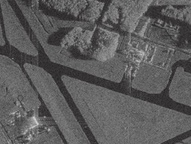
#> input picture Practice 4/sar_1.jpg, 191 x 144 px, shrunk from 400 x 300 before the run
$ jupyter execute --allow-errors 'ImageProcessing(№4).ipynb'
#> lines starting #> are read from the running program, lines starting #| are printed output that depends on the picture; after the words box and inside, x2 and y2 are one past the last pixel; in counts of white or black regions, pixels touching at a corner belong together
# Task 1: Подберите параметры алгоритма разрастания регионов так, чтобы был выделен весь участок газона.

[cell 1]
import numpy as np
import cv2
import matplotlib.pyplot as plt

image = cv2.imread('sar_1.jpg')
#> image is the input picture: shape (144, 191, 3); mean B, G, R 91.8, 91.5, 92
image_gray = cv2.cvtColor(image, cv2.COLOR_BGR2GRAY)
image_gray = cv2.resize(image_gray, (0, 0), fx=0.5, fy=0.5)
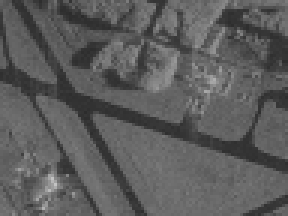
#> image_gray: shape (72, 96) (shown 3 times larger); min 43, max 196, mean 91.9
plt.figure(figsize=(7,5))
plt.imshow(image_gray, cmap='gray')
plt.title('Исходное изображение')
plt.axis('off');

# Разрастание регионов

[cell 2]
def homo_average(img, mask, point, T):
    av_val = img[mask > 0].sum() / np.count_nonzero(img[mask > 0])
    if abs(av_val - img[point]) <= T:
        return True
    return False

def region_growing(image, seed_point, homo_fun, r, T):
    mask = np.zeros(image_gray.shape, np.uint8)
    mask[seed_point] = 1
    count = 1
    while count > 0:
        count = 0
        local_mask = np.zeros(image_gray.shape, np.uint8)
        for i in range(r, image.shape[0] - r):
            for j in range(r, image.shape[1] - r):
                if mask[i,j] == 0 and mask[i-r:i+r, j-r:j+r].sum() > 0:
                    if homo_fun(image, mask, (i,j), T):
                        local_mask[i,j] = 1
        count = np.count_nonzero(local_mask)
        mask += local_mask
    return mask * 255

seed_point = (125, 125)
r = 4
T = 22
#> (the rest of this cell did not finish here and is left out)

# Task 2: Реализуйте вычисление критерия однородности, отличного от представленного. Сравните результаты.

[cell 3]
def homo_neighbor(img, mask, point, T_diff):
    i, j = point
    current = int(img[point])
    local = img[i-1:i+2, j-1:j+2]
    local_mask = mask[i-1:i+2, j-1:j+2] > 0
    neighbors = local[local_mask]
    if neighbors.size == 0:
        return False
    return np.any(np.abs(neighbors.astype(np.int16) - current) <= T_diff)

T_diff = 8
#> (the rest of this cell did not finish here and is left out)


plt.figure(figsize=(12,5))
plt.subplot(1,2,1)
plt.imshow(mask_avg, cmap='gray')
plt.title('Критерий по средней яркости, T = 22')
plt.axis('off')
plt.subplot(1,2,2)
plt.imshow(mask_neighbor, cmap='gray')
plt.title('Критерий по соседним пикселям, T_diff = 8')
plt.axis('off');

# Task 3: Применить алгоритм сегментации watershed+distance transform для задачи подсчета пальмовых деревьев.

Используется последовательность: бинаризация -> distance transform -> выделение уверенных областей -> watershed.

[cell 4]
palm = cv2.imread('palm_1.jpg')
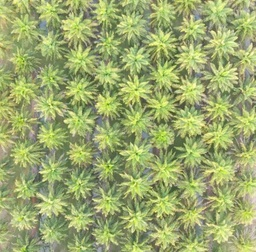
#> input picture Practice 4/palm_1.JPG, 256 x 252 px, shrunk from 535 x 527 before the run, found by its file name
#> palm is the input picture: shape (252, 256, 3); mean B, G, R 109.7, 169.5, 156.4
palm_gray = cv2.cvtColor(palm, cv2.COLOR_BGR2GRAY)
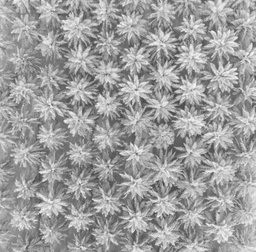
#> palm_gray: shape (252, 256); min 64, max 249, mean 158.8
ret, thresh = cv2.threshold(palm_gray, 0, 255, cv2.THRESH_BINARY + cv2.THRESH_OTSU)
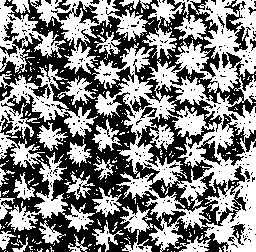
#> thresh: shape (252, 256); 50.7% white; 368 black regions (349 under 20 px), largest, box (x1, y1, x2, y2) and area: (0, 0, 246, 252) 26804, (170, 52, 256, 118) 1417, (217, 113, 256, 166) 762
#> ret = 158

plt.figure(figsize=(6,6))
plt.imshow(thresh, cmap='gray')
plt.title(f'Бинаризация Отсу, T = {ret:.0f}')
plt.axis('off');

[cell 5]
dist = cv2.distanceTransform(thresh, cv2.DIST_L2, 5)
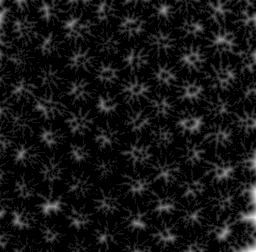
#> dist: shape (252, 256) float32; min 0, max 10.98, mean 0.88; drawn with min black and max white

plt.figure(figsize=(6,6))
plt.imshow(dist, cmap='gray')
plt.title('Distance transform')
plt.axis('off');

[cell 6]
ret, sure_fg = cv2.threshold(dist, 0.4 * dist.max(), 255, cv2.THRESH_BINARY)
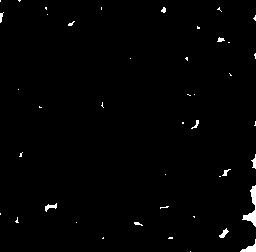
#> sure_fg: shape (252, 256) float32; 1.1% white; 43 white regions (32 under 20 px), largest, box (x1, y1, x2, y2) and area: (242, 185, 256, 227) 206, (240, 239, 256, 252) 82, (45, 203, 57, 212) 49
#> ret = 4.39
sure_fg = sure_fg.astype(np.uint8)
ret, markers = cv2.connectedComponents(sure_fg)
#> markers: shape (252, 256) int32; 44 distinct labels, from 0 to 43
#> ret = 44
palm_count = ret - 1
#> palm_count = 43
print('Количество найденных центров:', palm_count)
#| Количество найденных центров: 43

plt.figure(figsize=(6,6))
plt.imshow(sure_fg, cmap='gray')
plt.title(f'Уверенные области, центров: {palm_count}')
plt.axis('off');

[cell 7]
markers = cv2.watershed(palm, markers)
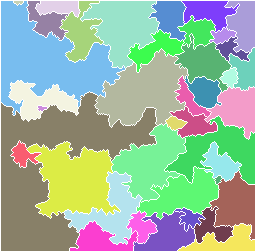
#> markers: shape (252, 256) int32; 41 distinct labels, from -1 to 42; one colour per label, 0 black, -1 white
result = palm.copy()
result[markers == -1] = [0, 0, 255]
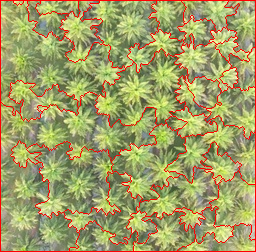
#> result: shape (252, 256, 3); 7.11% of pixels changed, all inside (x1, y1, x2, y2) = (0, 0, 256, 252)

plt.figure(figsize=(7,7))
plt.imshow(cv2.cvtColor(result, cv2.COLOR_BGR2RGB))
plt.title(f'Результат Watershed — найдено пальмовых деревьев: {palm_count}')
plt.axis('off');
